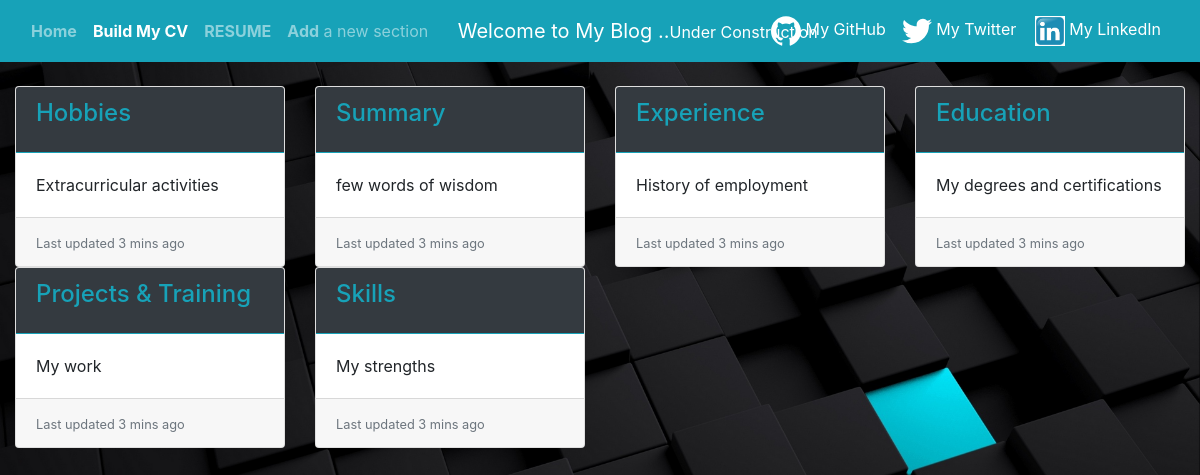
/sections/, run on an earlier commit of the app's database.
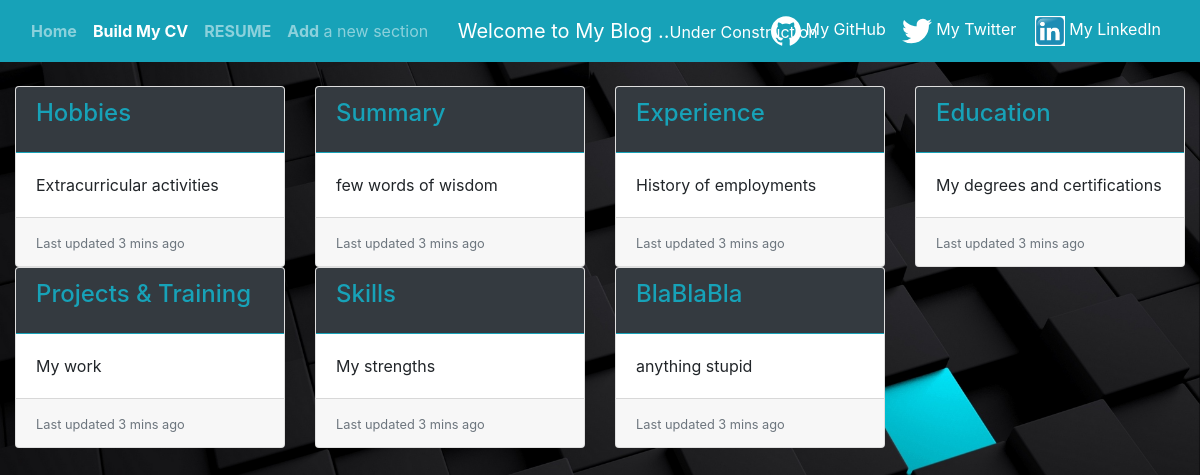
And on a later commit of the database.
### mypage/models.py (models this page shows, shortened)
class Section(models.Model):
	name = models.CharField(max_length=20)
	description = models.CharField(max_length=30)
	content = models.TextField()

### mypage/views.py (the view)
# urls.py: path('sections/', views.list_view, name='sections'),
def list_view(request):
	context = {
		"mypage_list": Section.objects.all(),
		"CV": "Resume",
	}
	return render(request, 'list.html', context)

### mypage/templates/list.html (shortened to what this page needs)
{% extends "base.html" %}
{% block content %}
<br>
	<div class="container-fluid">
		<div class="row">
			{% for section in mypage_list %}
				<div class="col-12 col-sm-6 col-md-4 col-lg-3">
					<div class="card-deck ">
				  		<div class="card ">
				    		<div class="card-header bg-dark border-info">
				    			<a href="{% url 'details' section.id %}">
						      		<h4 class="card-title text-info">{{section.name}}</h4>
						  		</a>
						  	</div>
					    	<div class="card-body">
						      	<p class="card-text">{{section.description}}</p>
						    </div>
					    	<div class="card-footer">
					      		<small class="text-muted">Last updated 3 mins ago</small>
					    	</div>
			  			</div>
					</div>
				</div>
			{% endfor %}
		</div>
	</div>
{% endblock content %}

What changed in the data, as far as the page shows it:
changed Section "Experience": description "History of employment" → "History of employments"
added Section: name "BlaBlaBla", description "anything stupid"
